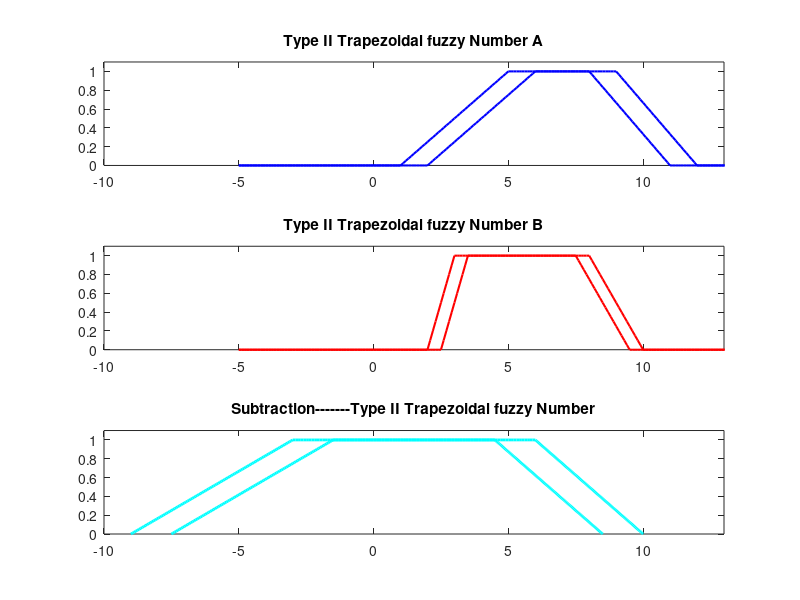

Here is the MATLAB script that generated this plot:
clear
clc
%  Shahab Sotudian--94125091
% Trapezoidal Number Operations
% Type_II fuzzy Trapezoidal  Number A
a1L=1;
a2L=5;
a3L=9;
a4L=12;

a1U=2;
a2U=6;
a3U=8;
a4U=11;
% Type_II fuzzy Trapezoidal Number B
b1L=2;
b2L=3;
b3L=8;
b4L=10;

b1U=2.5;
b2U=3.5;
b3U=7.5;
b4U=9.5;

alfa=0;
y=[];
l = -5:0.1:15;
% alfa cut
AL=[((a2L-a1L)*alfa+a1L),(-(a4L-a3L)*alfa+a4L)];
BL=[((b2L-b1L)*alfa+b1L),(-(b4L-b3L)*alfa+b4L)];

AU=[((a2U-a1U)*alfa+a1U),(-(a4U-a3U)*alfa+a4U)];
BU=[((b2U-b1U)*alfa+b1U),(-(b4U-b3U)*alfa+b4U)];

% Subtraction
for i=1:1:101
    alfa=(i-1)/100;
   y(i)=alfa;
s1L(i)=((a2L-a1L)*alfa+a1L)-(-(b4L-b3L)*alfa+b4L);
s2L(i)=(-(a4L-a3L)*alfa+a4L)-((b2L-b1L)*alfa+b1L);

s1U(i)=((a2U-a1U)*alfa+a1U)-(-(b4U-b3U)*alfa+b4U);
s2U(i)=(-(a4U-a3U)*alfa+a4U)-((b2U-b1U)*alfa+b1U);

end



       subplot(311)
h1=trapmf(l,[1 5 9 12]);
plot(l,h1,'b','linewidth',1.5)
hold on
h2=trapmf(l,[2 6 8 11]);
plot(l,h2,'b','linewidth',1.5)
title('Type II Trapezoidal fuzzy Number A')
axis([-10,13,0,1.1])

       subplot(312)
h3=trapmf(l,[2,3,8,10]);
plot(l,h3,'r','linewidth',1.5)
hold on
h4=trapmf(l,[2.5,3.5,7.5,9.5]);
plot(l,h4,'r','linewidth',1.5)
title('Type II Trapezoidal fuzzy Number B')
axis([-10,13,0,1.1])

      subplot(313)
plot(s1L,y,'c','linewidth',2)
hold on
plot(s2L,y,'c','linewidth',2)
hold on
s3L=s1L(101):0.1:s2L(101);
p=ones([size(s3L),1]);
plot(s3L,p,'c','linewidth',2)
hold on
plot(s1U,y,'c','linewidth',2)
hold on
plot(s2U,y,'c','linewidth',2)
hold on
s3U=s1U(101):0.1:s2U(101);
p=ones([size(s3U),1]);
plot(s3U,p,'c','linewidth',2)

axis([-10,13,0,1.1])
title('Subtraction-------Type II Trapezoidal fuzzy Number')
